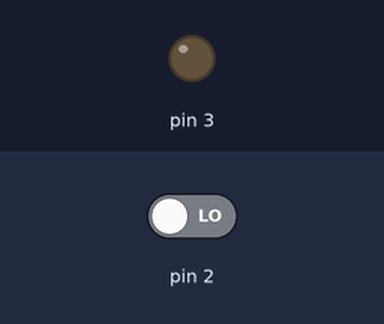
Bench run of a sketch on a simulated Arduino Uno, built with avr-gcc and run on an emulated ATmega328P. Parts: output pins drawn as LEDs (lit = HIGH). Inputs (shaded band) come from the test bench; at power-on: pin 2 LOW.

Above: at 1.4 s.
1.5 s: pin 2 driven HIGH
At 3.0 s:
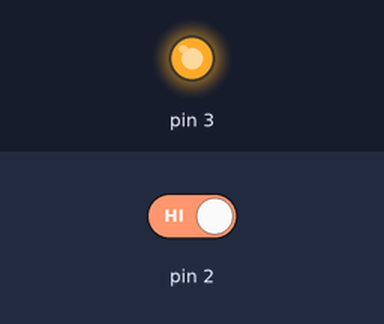
Timing chart, 0 to 4.5 s (numbered marks = the images above; inputs shaded):
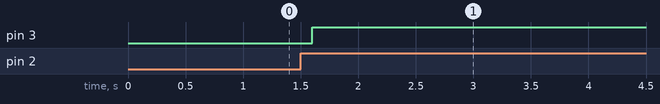

The sketch:

pir_sensor.ino
```cpp
// Pin 13 has an LED connected on most Arduino boards.
// give it a name:
int led = 13;

// the setup routine runs once when you press reset:
void setup() {
  // initialize the digital pin as an output.
  pinMode(3, OUTPUT);
  pinMode(2, INPUT);
}

// the loop routine runs over and over again forever:
void loop() {
  delay(200);
  int pir = digitalRead(2);
  if (pir == HIGH) {
  digitalWrite(3, pir);    // turn the LED off by making the voltage LOW
  delay(5000);               // wait for a second
  }
}
```

Measured:
- after the input at 1.5 s, pin 3: LOW → HIGH after 0.10 s
